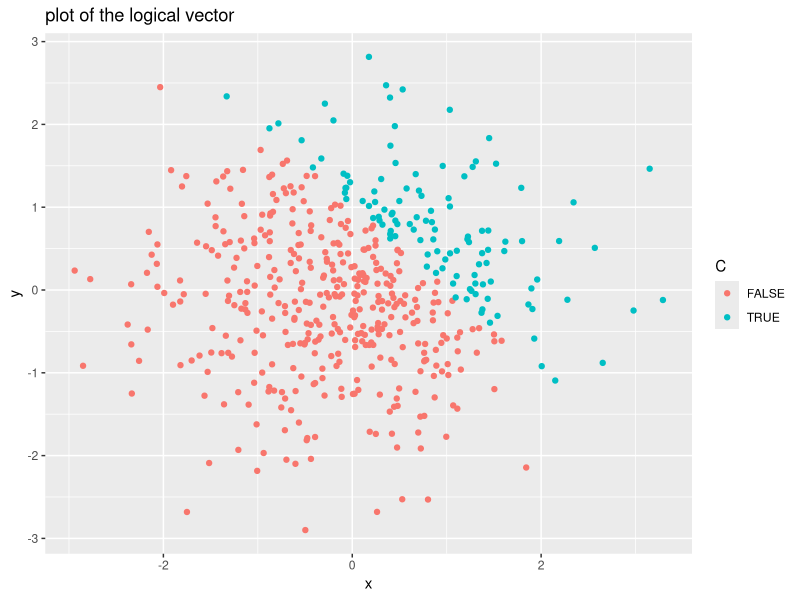
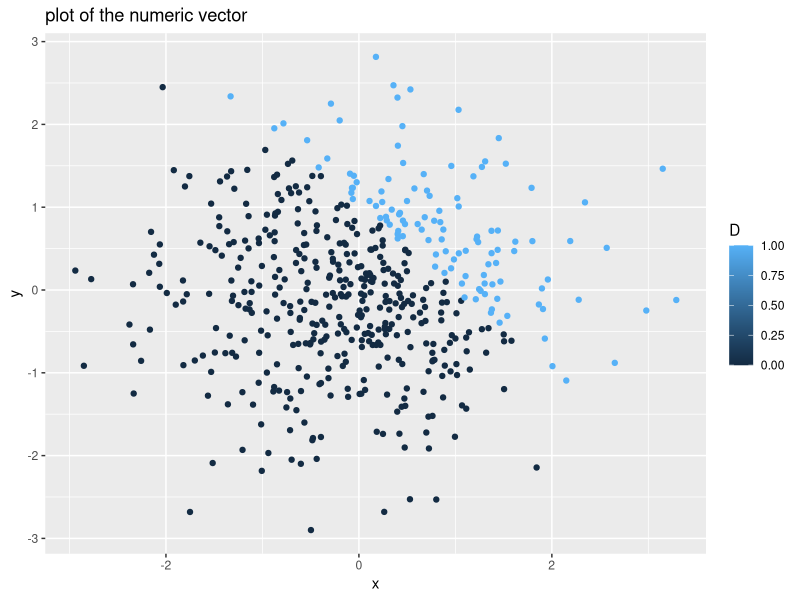
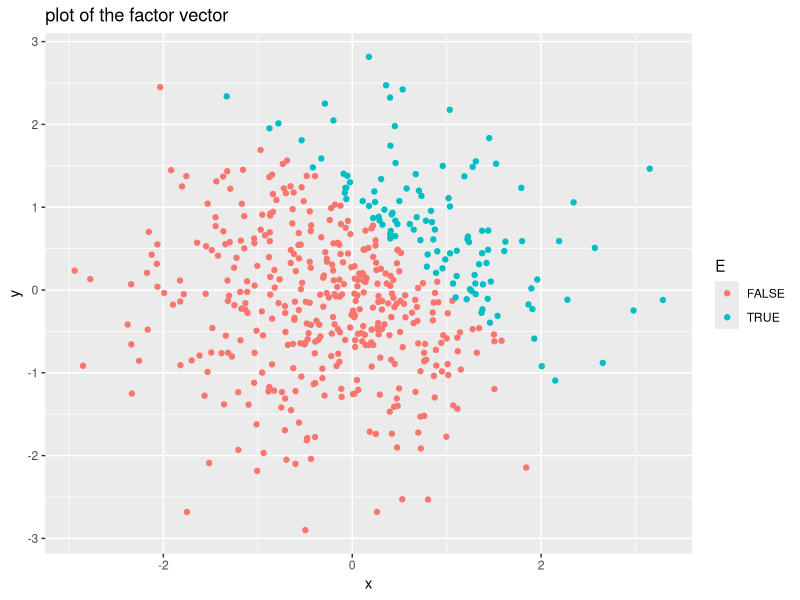
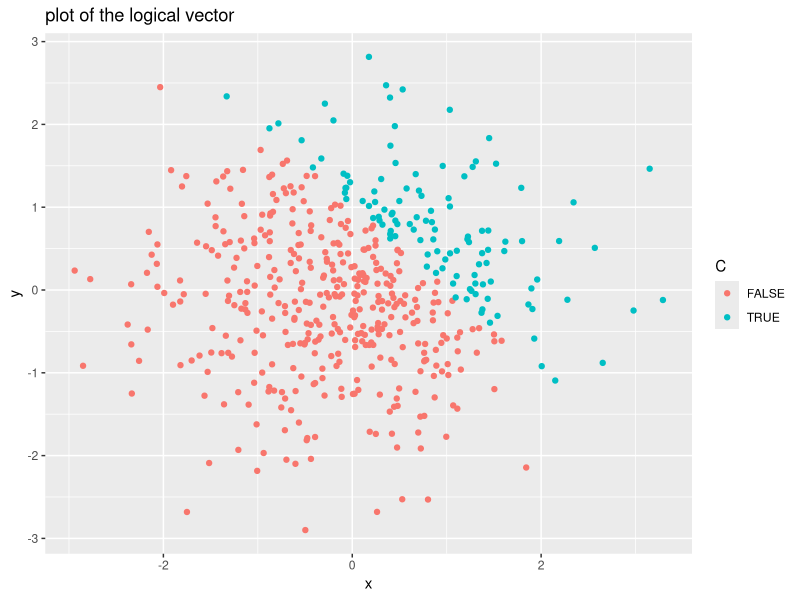

Generate these figures, in order, with R:
## ---- chunk 1
library(tidyverse)

hw1_df = tibble(
  vec_numeric = rnorm(8),
  vec_logical = vec_numeric > 0,
  vec_char=c("a","b","c","d","e","f","g","h"),
  vec_factor=factor(c(0,1,2,0,1,2,0,1), levels=c(0,1,2), labels=c("low", "mediun", "high")))
## ---- chunk 2
as.numeric(pull(hw1_df,vec_logical))
as.numeric(pull(hw1_df,vec_char))
as.numeric(pull(hw1_df,vec_factor))
## ---- chunk 3
as.numeric(pull(hw1_df,vec_logical))*(pull(hw1_df, vec_numeric))
as.factor(pull(hw1_df,vec_logical))*(pull(hw1_df,vec_numeric))
as.numeric(as.factor(pull(hw1_df,vec_logical)))*(pull(hw1_df,vec_numeric))
## ---- chunk 4
hw11_df=tibble(
  x=rnorm(500, mean=0, sd=1),
  y=rnorm(500, mean=0, sd=1),
  C=x+y>1,
  D=as.numeric(C),
  E=as.factor(C),
)
## ---- chunk 5
plot_logical=ggplot(hw11_df, aes(x=x, y=y, color=C))+ geom_point()
print(plot_logical + ggtitle("plot of the logical vector"))
ggsave("scatter_plot.pdf", height = 4, width = 6)
## ---- chunk 6
plot_numeric=ggplot(hw11_df, aes(x=x, y=y, color=D))+ geom_point()
print(plot_numeric + ggtitle("plot of the numeric vector"))
## ---- chunk 7
plot_factor=ggplot(hw11_df, aes(x=x, y=y, color=E))+ geom_point()
print(plot_factor + ggtitle("plot of the factor vector"))
